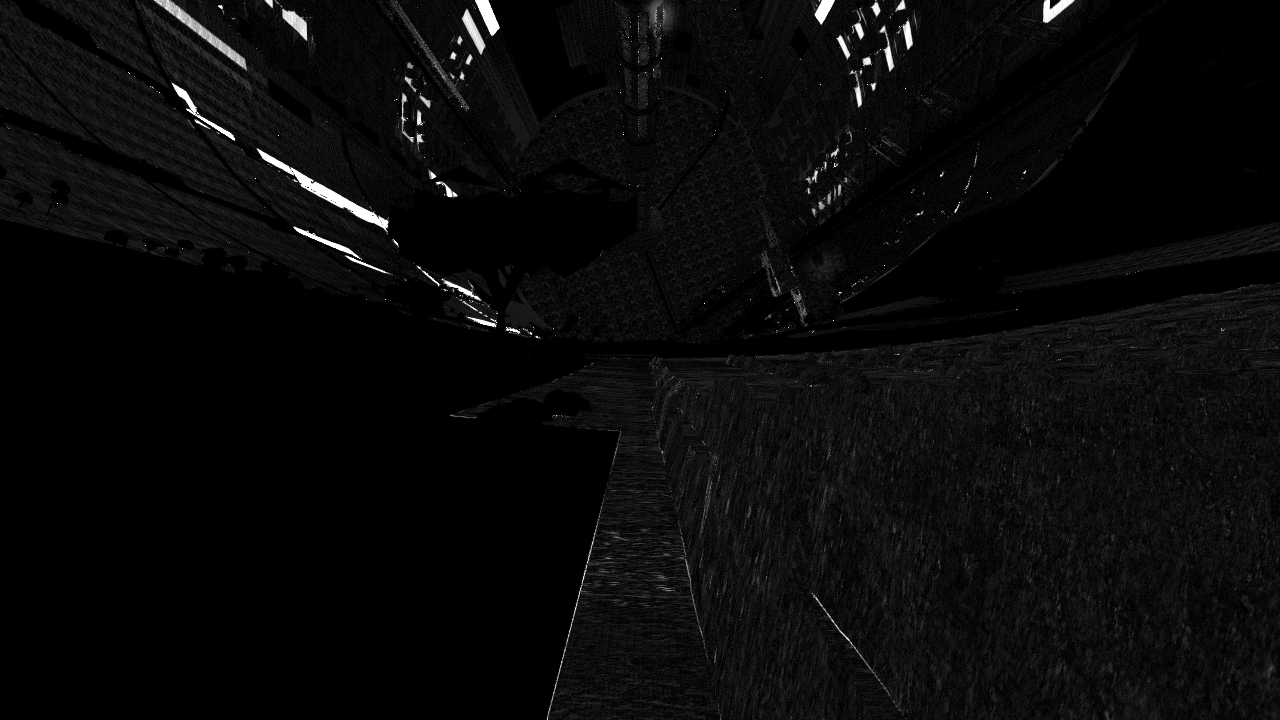
#> input picture scratchpad/diff-axis.png, 1280 x 720 px
$ python measure.py ../diff-axis.png
#> lines starting #> are read from the running program, lines starting #| are printed output that depends on the picture; after the words box and inside, x2 and y2 are one past the last pixel; in counts of white or black regions, pixels touching at a corner belong together
"""Measurements for the docking bay craft round. Not a gate; a notebook.

Every statistic here is taken in LINEAR light (sRGB decoded), because a mean
of gamma-encoded bytes is not a mean of anything physical.
"""
import sys
import numpy as np
from PIL import Image


def lin(path, box=None):
#> called with path = '../diff-axis.png'
    im = Image.open(path).convert("RGB")
    a = np.asarray(im).astype(np.float64) / 255.0
    if box:
        l, t, r, b = box
        w, h = im.size
        a = a[int(t * h):int(b * h), int(l * w):int(r * w)]
    return np.where(a <= 0.04045, a / 12.92, ((a + 0.055) / 1.055) ** 2.4)
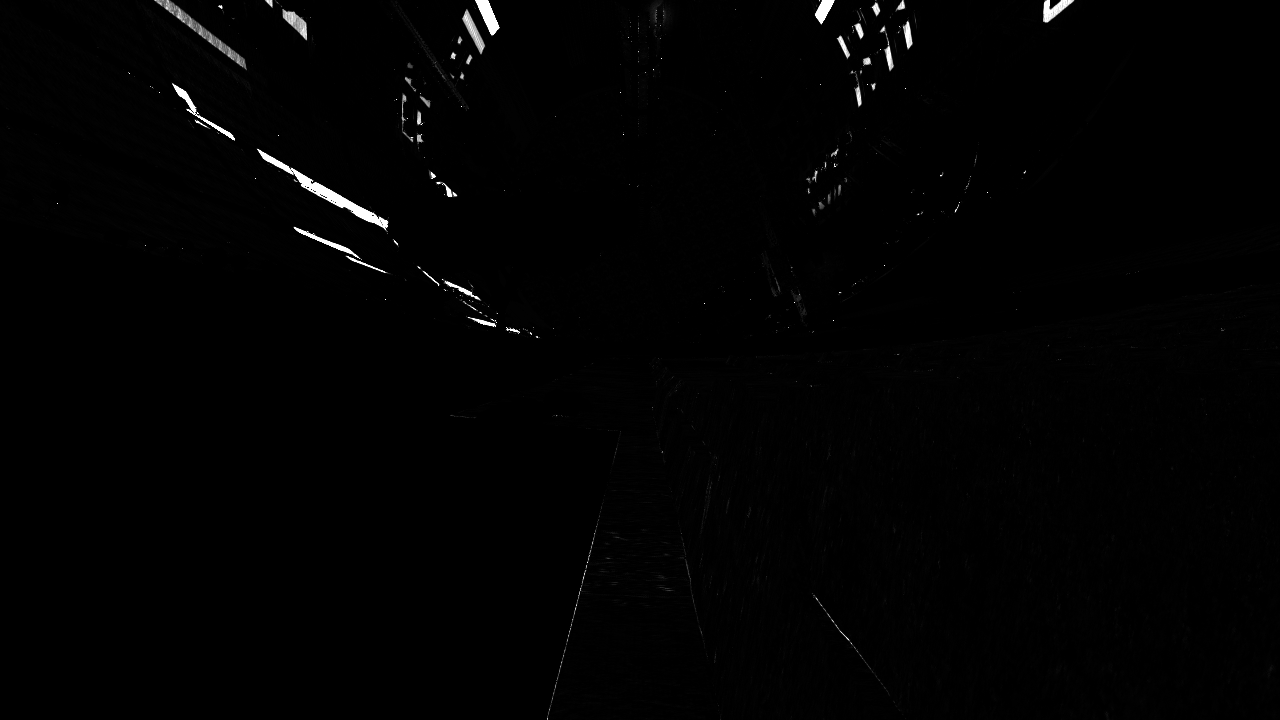
#> returned value: shape (720, 1280, 3) float64; min 0, max 1, mean 0.00912


def stats(name, path, box=None):
    a = lin(path, box)
    r, g, b = a[..., 0], a[..., 1], a[..., 2]
    lum = 0.2126 * r + 0.7152 * g + 0.0722 * b
    # WARM: red channel above blue by a margin, over pixels bright enough to
    # have a hue at all. Below 0.002 linear a byte is 0 or 1 and its chroma is
    # quantisation.
    vis = lum > 0.002
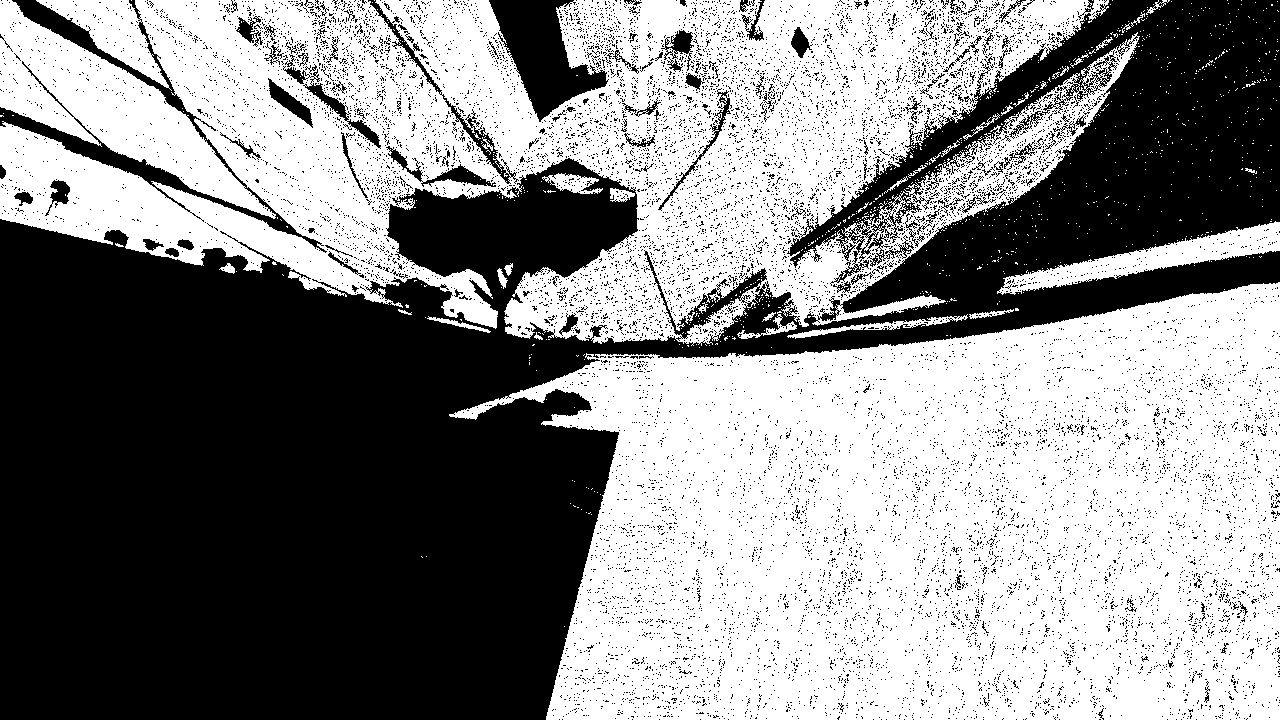
#> vis: shape (720, 1280) bool; 53.8% white; 13493 black regions (13352 under 20 px), largest, box (x1, y1, x2, y2) and area: (0, 0, 1280, 720) 372418, (0, 0, 327, 253) 7047, (489, 0, 609, 122) 6900
    warm = (r > b * 1.15) & vis
#> warm: shape (720, 1280) bool; every value is 0
    cool = (b > r * 1.15) & vis
    print(f"{name:34s} {path}")
    print(f"   mean linear rgb   {r.mean():.4f} {g.mean():.4f} {b.mean():.4f}"
          f"   R/B {r.mean() / max(b.mean(), 1e-9):.3f}")
#|    mean linear rgb   0.0091 0.0091 0.0091   R/B 1.000
    print(f"   visible px        {100 * vis.mean():5.1f}%"
          f"   warm {100 * warm.mean():5.1f}%   cool {100 * cool.mean():5.1f}%"
          f"   warm/cool {warm.sum() / max(cool.sum(), 1):.3f}")
#|    visible px         53.8%   warm   0.0%   cool   0.0%   warm/cool 0.000
    return dict(r=r.mean(), g=g.mean(), b=b.mean(),
                warm=warm.mean(), cool=cool.mean())


if __name__ == "__main__":
    for p in sys.argv[1:]:
        if ":" in p:
            nm, path = p.split(":", 1)
        else:
            nm, path = p, p
        stats(nm, path)

$ run again, on scratchpad/diff-near.png
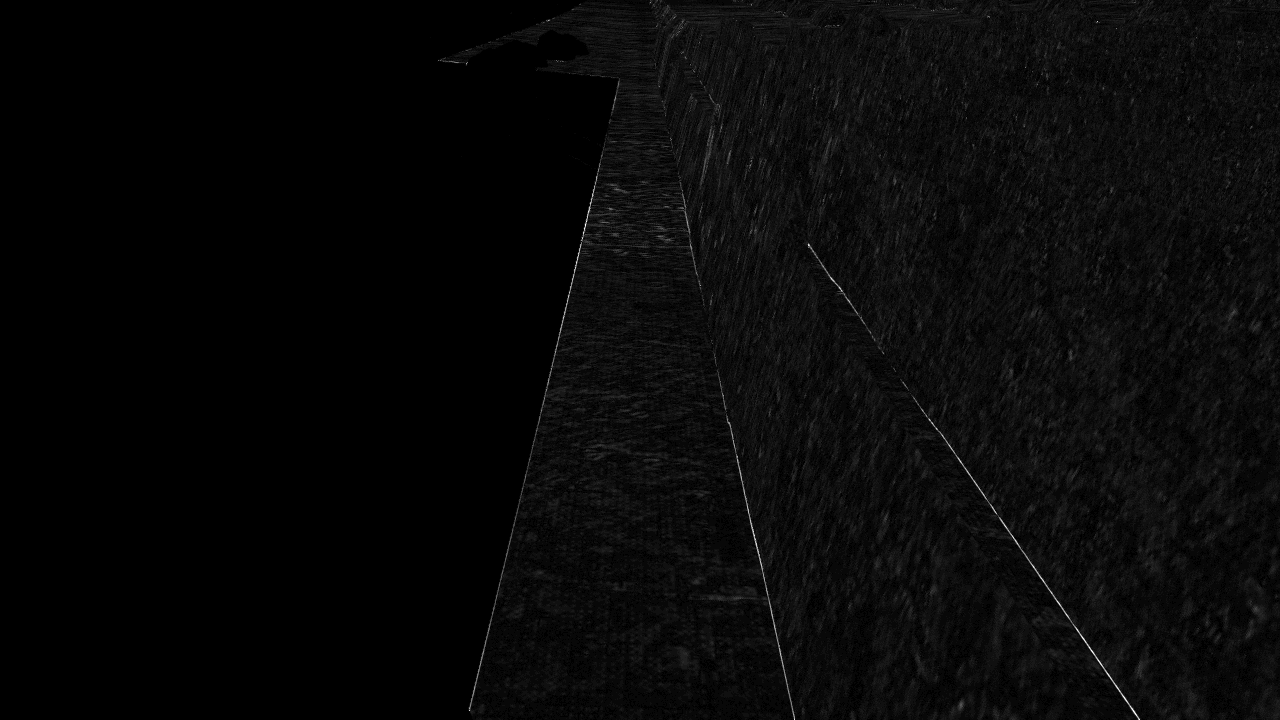
#> input picture scratchpad/diff-near.png, 1280 x 720 px
#> in lin, `return np.where(a <= 0.04045, a / 12.92, ((a + 0.055) / 1.055) ** 2.4)`:
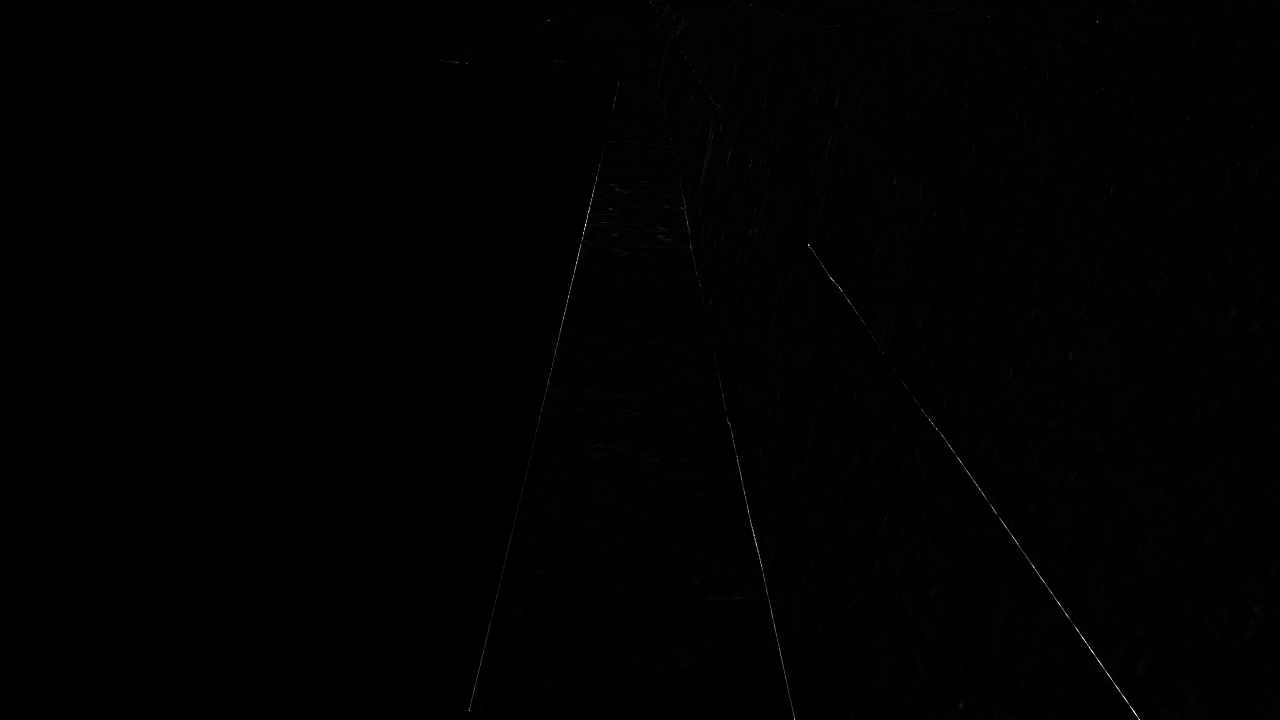
#> returned value: shape (720, 1280, 3) float64; min 0, max 1, mean 0.00331
#> in stats, `vis = lum > 0.002`:
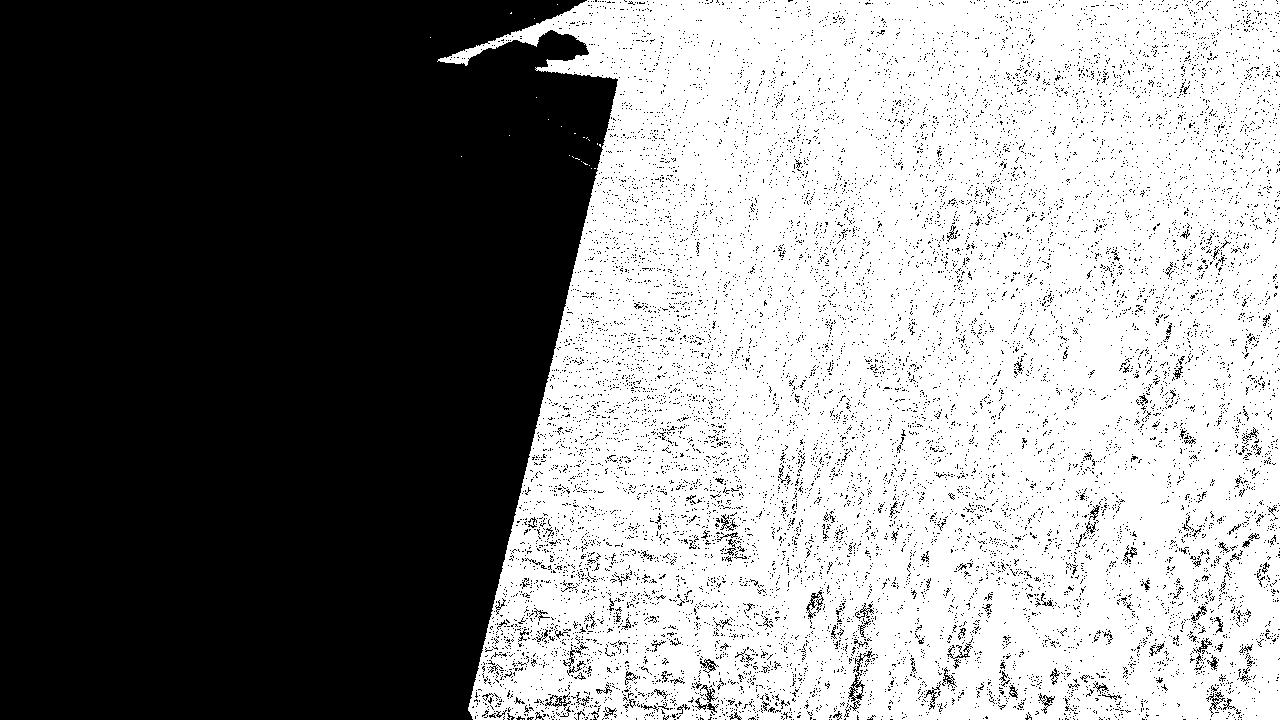
#> vis: shape (720, 1280) bool; 54% white; 12740 black regions (12582 under 20 px), largest, box (x1, y1, x2, y2) and area: (0, 0, 618, 720) 391341, (848, 651, 875, 702) 258, (695, 685, 719, 713) 183
#> warm: shape (720, 1280) bool; every value is 0
#|    mean linear rgb   0.0033 0.0033 0.0033   R/B 1.000
#|    visible px         54.0%   warm   0.0%   cool   0.0%   warm/cool 0.000
